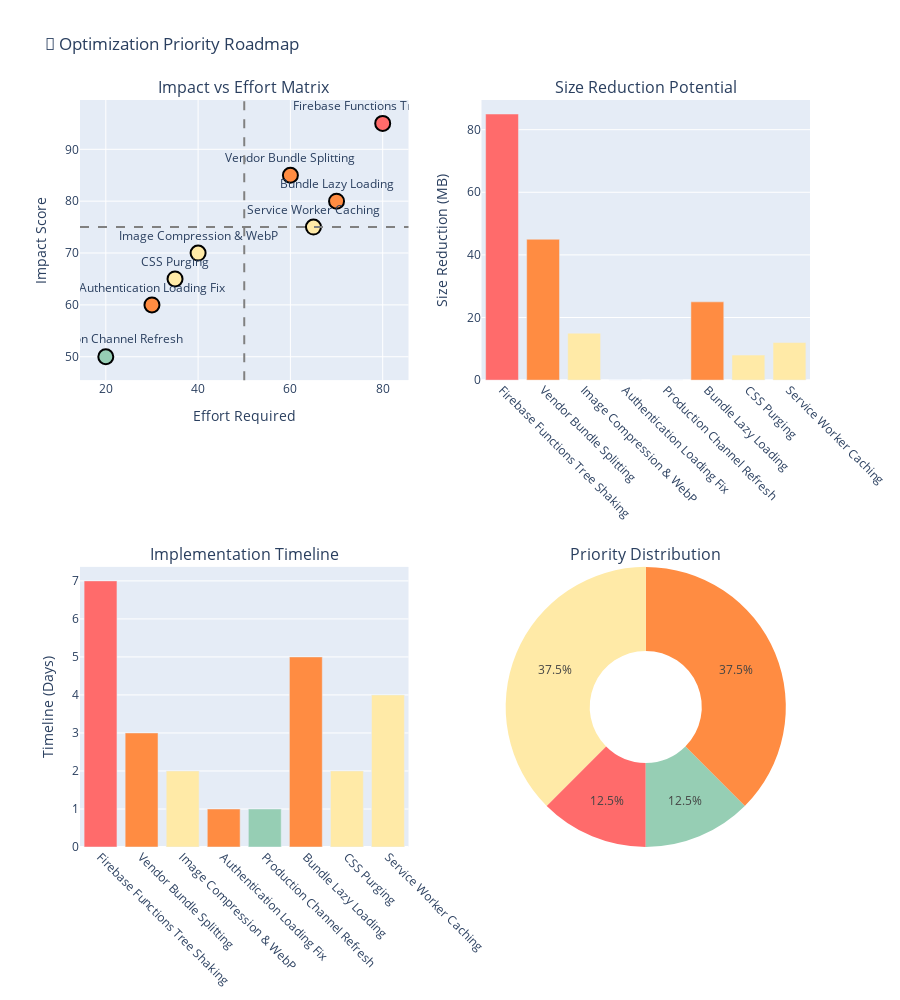

The notebook cell saved with this chart:
### Markdown cell above
## 🎯 5. Optimization Priority Roadmap

Action-oriented optimization strategy with prioritized recommendations.

### Code cell
# Optimization roadmap data
optimization_data = {
    'Task': [
        'Firebase Functions Tree Shaking',
        'Vendor Bundle Splitting',
        'Image Compression & WebP',
        'Authentication Loading Fix',
        'Production Channel Refresh',
        'Bundle Lazy Loading',
        'CSS Purging',
        'Service Worker Caching'
    ],
    'Impact': [95, 85, 70, 60, 50, 80, 65, 75],  # Impact score
    'Effort': [80, 60, 40, 30, 20, 70, 35, 65],  # Effort required
    'Priority': ['CRITICAL', 'HIGH', 'MEDIUM', 'HIGH', 'LOW', 'HIGH', 'MEDIUM', 'MEDIUM'],
    'Size_Reduction_MB': [85, 45, 15, 0, 0, 25, 8, 12],
    'Timeline_Days': [7, 3, 2, 1, 1, 5, 2, 4]
}

opt_df = pd.DataFrame(optimization_data)

# Create optimization roadmap visualization
fig = make_subplots(
    rows=2, cols=2,
    subplot_titles=('Impact vs Effort Matrix', 'Size Reduction Potential', 
                   'Implementation Timeline', 'Priority Distribution'),
    specs=[[{"type": "scatter"}, {"type": "bar"}],
           [{"type": "bar"}, {"type": "pie"}]]
)

# 1. Impact vs Effort matrix
priority_colors = {'CRITICAL': '#FF6B6B', 'HIGH': '#FF8C42', 'MEDIUM': '#FFEAA7', 'LOW': '#96CEB4'}
colors_mapped = [priority_colors[p] for p in opt_df['Priority']]

fig.add_trace(
    go.Scatter(
        x=opt_df['Effort'], y=opt_df['Impact'],
        mode='markers+text',
        text=opt_df['Task'],
        textposition="top center",
        marker=dict(size=15, color=colors_mapped, 
                   line=dict(width=2, color='black')),
        name='Optimization Tasks'
    ),
    row=1, col=1
)

# Add quadrant lines
fig.add_hline(y=75, line_dash="dash", line_color="gray", row=1, col=1)
fig.add_vline(x=50, line_dash="dash", line_color="gray", row=1, col=1)

# 2. Size reduction potential
fig.add_trace(
    go.Bar(
        x=opt_df['Task'], y=opt_df['Size_Reduction_MB'],
        marker_color=colors_mapped,
        name='Size Reduction (MB)'
    ),
    row=1, col=2
)

# 3. Implementation timeline
fig.add_trace(
    go.Bar(
        x=opt_df['Task'], y=opt_df['Timeline_Days'],
        marker_color=colors_mapped,
        name='Timeline (Days)'
    ),
    row=2, col=1
)

# 4. Priority distribution
priority_counts = opt_df['Priority'].value_counts()
fig.add_trace(
    go.Pie(
        labels=priority_counts.index,
        values=priority_counts.values,
        hole=0.4,
        marker_colors=[priority_colors[p] for p in priority_counts.index],
        name="Priority Distribution"
    ),
    row=2, col=2
)

fig.update_layout(
    title_text="🎯 Optimization Priority Roadmap",
    showlegend=False,
    height=1000
)

# Update axis labels
fig.update_xaxes(title_text="Effort Required", row=1, col=1)
fig.update_yaxes(title_text="Impact Score", row=1, col=1)
fig.update_yaxes(title_text="Size Reduction (MB)", row=1, col=2)
fig.update_yaxes(title_text="Timeline (Days)", row=2, col=1)

# Rotate x-axis labels for readability
fig.update_xaxes(tickangle=45, row=1, col=2)
fig.update_xaxes(tickangle=45, row=2, col=1)

fig.show()

# Priority recommendations
print("🚀 OPTIMIZATION ROADMAP RECOMMENDATIONS:")
print("\n🔥 CRITICAL PRIORITY (Week 1):")
for i, task in enumerate(opt_df[opt_df['Priority'] == 'CRITICAL']['Task']):
    idx = opt_df[opt_df['Task'] == task].index[0]
    print(f"• {task}")
    print(f"  Impact: {opt_df.loc[idx, 'Impact']}/100 | Effort: {opt_df.loc[idx, 'Effort']}/100")
    print(f"  Size Reduction: {opt_df.loc[idx, 'Size_Reduction_MB']}MB | Timeline: {opt_df.loc[idx, 'Timeline_Days']} days")

print("\n⚡ HIGH PRIORITY (Week 2-3):")
for i, task in enumerate(opt_df[opt_df['Priority'] == 'HIGH']['Task']):
    idx = opt_df[opt_df['Task'] == task].index[0]
    print(f"• {task} ({opt_df.loc[idx, 'Size_Reduction_MB']}MB reduction, {opt_df.loc[idx, 'Timeline_Days']} days)")

total_reduction = opt_df['Size_Reduction_MB'].sum()
total_timeline = opt_df['Timeline_Days'].max()
print(f"\n📊 TOTAL OPTIMIZATION POTENTIAL:")
print(f"• Size Reduction: {total_reduction}MB ({total_reduction/139*100:.1f}% of current deployment)")
print(f"• Implementation Timeline: {total_timeline} days (parallel execution possible)")
print(f"• Expected Final Size: {139-total_reduction}MB (from current 139MB)")

### Figure 1 — Plotly figure (JSON) as saved in the notebook; plotly's stock layout.template omitted (floating-point values rounded to 4 significant figures)
{"data": [{"marker": {"color": ["#FF6B6B", "#FF8C42", "#FFEAA7", "#FF8C42", "#96CEB4", "#FF8C42", "#FFEAA7", "#FFEAA7"], "line": {"color": "black", "width": 2}, "size": 15}, "mode": "markers+text", "name": "Optimization Tasks", "text": ["Firebase Functions Tree Shaking", "Vendor Bundle Splitting", "Image Compression & WebP", "Authentication Loading Fix", "Production Channel Refresh", "Bundle Lazy Loading", "CSS Purging", "Service Worker Caching"], "textposition": "top center", "type": "scatter", "x": [80, 60, 40, 30, 20, 70, 35, 65], "xaxis": "x", "y": [95, 85, 70, 60, 50, 80, 65, 75], "yaxis": "y"}, {"marker": {"color": ["#FF6B6B", "#FF8C42", "#FFEAA7", "#FF8C42", "#96CEB4", "#FF8C42", "#FFEAA7", "#FFEAA7"]}, "name": "Size Reduction (MB)", "type": "bar", "x": ["Firebase Functions Tree Shaking", "Vendor Bundle Splitting", "Image Compression & WebP", "Authentication Loading Fix", "Production Channel Refresh", "Bundle Lazy Loading", "CSS Purging", "Service Worker Caching"], "xaxis": "x2", "y": [85, 45, 15, 0, 0, 25, 8, 12], "yaxis": "y2"}, {"marker": {"color": ["#FF6B6B", "#FF8C42", "#FFEAA7", "#FF8C42", "#96CEB4", "#FF8C42", "#FFEAA7", "#FFEAA7"]}, "name": "Timeline (Days)", "type": "bar", "x": ["Firebase Functions Tree Shaking", "Vendor Bundle Splitting", "Image Compression & WebP", "Authentication Loading Fix", "Production Channel Refresh", "Bundle Lazy Loading", "CSS Purging", "Service Worker Caching"], "xaxis": "x3", "y": [7, 3, 2, 1, 1, 5, 2, 4], "yaxis": "y3"}, {"domain": {"x": [0.55, 1], "y": [0, 0.375]}, "hole": 0.4, "labels": ["HIGH", "MEDIUM", "CRITICAL", "LOW"], "marker": {"colors": ["#FF8C42", "#FFEAA7", "#FF6B6B", "#96CEB4"]}, "name": "Priority Distribution", "type": "pie", "values": [3, 3, 1, 1]}], "layout": {"annotations": [{"font": {"size": 16}, "showarrow": false, "text": "Impact vs Effort Matrix", "x": 0.225, "xanchor": "center", "xref": "paper", "y": 1, "yanchor": "bottom", "yref": "paper"}, {"font": {"size": 16}, "showarrow": false, "text": "Size Reduction Potential", "x": 0.775, "xanchor": "center", "xref": "paper", "y": 1, "yanchor": "bottom", "yref": "paper"}, {"font": {"size": 16}, "showarrow": false, "text": "Implementation Timeline", "x": 0.225, "xanchor": "center", "xref": "paper", "y": 0.375, "yanchor": "bottom", "yref": "paper"}, {"font": {"size": 16}, "showarrow": false, "text": "Priority Distribution", "x": 0.775, "xanchor": "center", "xref": "paper", "y": 0.375, "yanchor": "bottom", "yref": "paper"}], "height": 1000, "shapes": [{"line": {"color": "gray", "dash": "dash"}, "type": "line", "x0": 0, "x1": 1, "xref": "x domain", "y0": 75, "y1": 75, "yref": "y"}, {"line": {"color": "gray", "dash": "dash"}, "type": "line", "x0": 50, "x1": 50, "xref": "x", "y0": 0, "y1": 1, "yref": "y domain"}], "showlegend": false, "title": {"text": "🎯 Optimization Priority Roadmap"}, "xaxis": {"anchor": "y", "domain": [0, 0.45], "title": {"text": "Effort Required"}}, "xaxis2": {"anchor": "y2", "domain": [0.55, 1], "tickangle": 45}, "xaxis3": {"anchor": "y3", "domain": [0, 0.45], "tickangle": 45}, "yaxis": {"anchor": "x", "domain": [0.625, 1], "title": {"text": "Impact Score"}}, "yaxis2": {"anchor": "x2", "domain": [0.625, 1], "title": {"text": "Size Reduction (MB)"}}, "yaxis3": {"anchor": "x3", "domain": [0, 0.375], "title": {"text": "Timeline (Days)"}}}}
